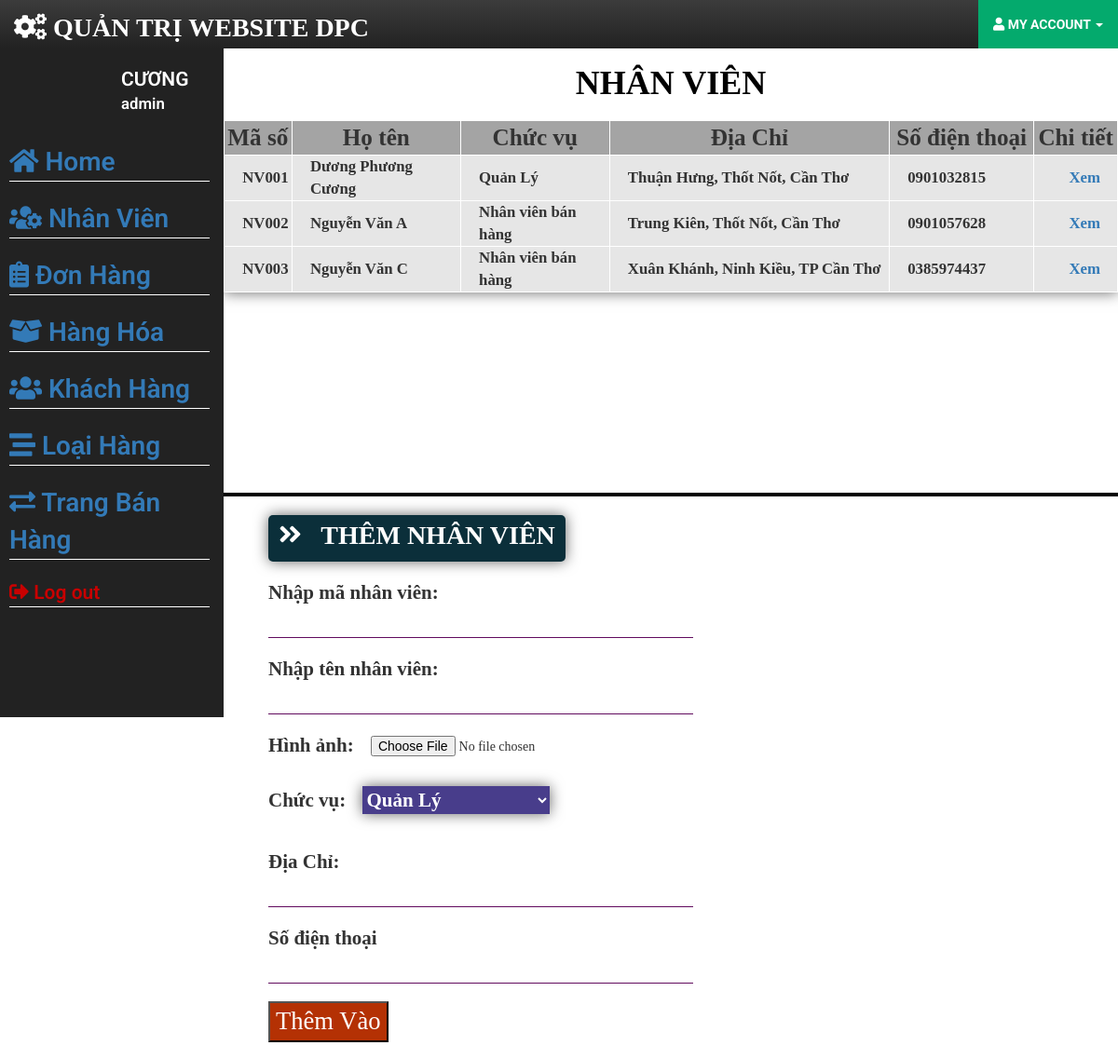
/admin/nhan-vien.php (signed in), run on the app's committed database.
### tables this page shows
CREATE TABLE `nhanvien` (
  `msnv` char(6) NOT NULL,
  `hotennv` varchar(40) NOT NULL,
  `matkhau` char(40) NOT NULL,
  `chucvu` varchar(40) NOT NULL,
  `anhnv` text DEFAULT NULL,
  `diachi` varchar(200) NOT NULL,
  `sodienthoai` char(11) NOT NULL
);

### admin/nhan-vien.php (the view, shortened to what this page needs)
<?php
	$conn = mysqli_connect('localhost', 'root', '', 'dathang') or die ('Không thể kết nối tới database');
?>
<!DOCTYPE html>
<html lang="en">
<head>
	<link rel="stylesheet" href="https://stackpath.bootstrapcdn.com/bootstrap/3.4.1/css/bootstrap.min.css">
	<link rel="stylesheet" href="https://stackpath.bootstrapcdn.com/bootstrap/3.4.1/css/bootstrap-theme.min.css">
  	<link rel="stylesheet" href="https://cdnjs.cloudflare.com/ajax/libs/font-awesome/4.7.0/css/font-awesome.min.css">
  	<link rel="stylesheet" href="https://pro.fontawesome.com/releases/v5.10.0/css/all.css"/>
	<link rel="stylesheet" href="admin.css">
</head>
<body>
	<nav class="navbar navbar-inverse navbar-fixed-top">
		<div class="container-fluid">
			<div class="navbar-brand">
				<i class="fas fa-cogs"></i> <span>quản trị website DPC</span>
			</div>
			<div class="navbar-right">
				<div class="dropdown-admin">
				  <div class="dropbtn-admin">
				  	<i class="fas fa-user"></i> <span>my account</span> <span class="caret"></span>
				  </div>
<?php
	if(isset($_SESSION['loginAdmin']) || isset($_SESSION['loginNV'])){
		if(isset($_SESSION['loginAdmin'])){
			$msadmin = $_SESSION['loginAdmin'];
		} else if(isset($_SESSION['loginNV'])){
			$msadmin = $_SESSION['loginNV'];
		}
		$sql_ad = "select * from nhanvien where msnv = '$msadmin' ";
		$kq = mysqli_query($conn,$sql_ad);
		$row_ad = mysqli_fetch_assoc($kq);
		$name_ad = $row_ad['hotennv'];
		$arr_name = explode(" ",$name_ad);
		$chiso_arr = count($arr_name);
		$name = $arr_name[$chiso_arr -1];
	}
?>
				</div>
			</div>
		</div>
	</nav>
	<div class="container-fluid menu">
		<div class="avatar">
			<a href="my-account-nv.php?ms=<?=$row_ad['msnv']?>"><img src="<?=$row_ad['anhnv']?>" alt=""></a>
			<a class="name" href="my-account-nv.php?ms=<?=$row_ad['msnv']?>"><?php if(isset($_SESSION['loginAdmin']) || isset($_SESSION['loginNV'])){echo $name;}?> <br> <p style="font-size: 0.8em; text-transform: lowercase;"><?php if(isset($_SESSION['loginAdmin'])){echo $row_ad['msnv'];}?></p></a>
		</div>
		<ul class="list-menu">
			<li>
				<a href="admin.php"> <i class="fa fa-home"></i> Home</a>
			</li>
<?php
	if(isset($_SESSION['loginAdmin'])){
?>
			<li>
				<a href="nhan-vien.php"><i class="fas fa-users-cog"></i> Nhân Viên</a>
			</li>
<?php
	}
?>
			<li>
				<a href="dat-hang.php"><i class="fas fa-clipboard-list"></i> Đơn Hàng</a>
			</li>
			<li>
				<a href="hang-hoa.php"> <i class="fas fa-box-open"></i> Hàng Hóa</a>
			</li>
			<li>
				<a href="khach-hang.php"> <i class="fas fa-users"></i> Khách Hàng</a>
			</li>
			<li>
				<a href="loai-hang.php"> <i class="fas fa-stream"></i> Loại Hàng</a>
			</li>
			<li>
				<a href="../client/index.php"> <i class="fas fa-exchange-alt"></i> Trang Bán Hàng</a>
			</li>
			<li class="li-logout">
				<a href="admin.php?log-out-ad"> <i class="fas fa-sign-out-alt"></i> 	Log out</a>
			</li>
		</ul>
	</div>
	<div class="content">
		<div class="title-loaihanghoa">
			<h1>
				nhân viên
			</h1>
		</div>
		<div class="hien-thi-nhan-vien">
			<table class="table-nhan-vien">
				<th>
					Mã số
				</th>
				<th>
					Họ tên
				</th>
				<th>
					Chức vụ
				</th>
				<th>
					Địa Chỉ
				</th>
				<th>
					Số điện thoại
				</th>
				<th>
					Chi tiết
				</th>
<?php
	$sql_select_nv = "select * from nhanvien where msnv != 'ADMIN'";
	$kq_select_all_nv = mysqli_query($conn, $sql_select_nv);
	while($rownv= mysqli_fetch_assoc($kq_select_all_nv)){ ?>
				<tr>
					<td class="td-nv">
						<?=$rownv['msnv']?>
					</td>
					<td>
						<?=$rownv['hotennv']?>
					</td>
					<td>
						<?=$rownv['chucvu']?>
					</td>
					<td>
						<?=$rownv['diachi']?>
					</td>
					<td>
						<?=$rownv['sodienthoai']?>
					</td>
					<td class="xem-nhan-vien">
						<a href="info-nhan-vien.php?chitiet=<?=$rownv['msnv']?>">Xem</a>
					</td>
				</tr>
<?php }
?>
			</table>
		</div>
		<hr class="hr-loai-hang">
		<div class="add-loai-hang">
			<div class="title-add-loai-hang">
				<h3><i class="fas fa-angle-double-right"></i>&ensp; Thêm nhân viên</h3>
			</div>
			<form class="form-add-loai-hang" action="nhan-vien.php" method="post" enctype="multipart/form-data">
				<div class="add-ma-loai">
					<p>Nhập mã nhân viên: </p>
					<input type="text" name="manv" required="">
				</div>
				<div class="add-ten-loai">
					<p>Nhập tên nhân viên:</p>
					<input type="text" name="tennv" required="">
				</div>
				<div class="add-ten-loai-hinh">
					<p>Hình ảnh:</p>
					<input type="file" name="hinh-anh" title="chọn ảnh nhân viên" required="">
				</div>
				<div class="add-ten-loai select-loai-hang">
					<p>Chức vụ:</p>
					<select class="select-1" name="chuc-vu">
						<option value="Quản Lý">
							Quản Lý
						</option>
					</select>
				</div>
				<div class="add-ten-loai">
					<p>Địa Chỉ:</p>
					<input type="text" name="dia-chi" required="">
				</div>
				<div class="add-ten-loai">
					<p>Số điện thoại</p>
					<input type="text" name="sdt" required="">
				</div>
				<button class="btn-add-loai-hang" name="add">Thêm Vào</button>
			</form>
		</div>
	</div>
</body>
</html>

### admin/admin.css (style rules this page uses)
body { font-family: 'Roboto', sans-serif; }
.navbar-inverse { border-bottom: none; }
.navbar-inverse .navbar-brand { font-family: all; font-size: 2em; text-transform: uppercase; font-weight: 700; color: white; cursor: default; }
.dropbtn-admin { background-color: #04AA6D; font-weight: bold; color: white; padding: 16px; text-transform: uppercase; border: none; }
.dropdown-admin { position: relative; display: inline-block; cursor: default; }
.menu { height: 90vh; background-color: #222; width: 20%; float: left; color: white; margin-top: 50px; overflow: scroll; position: fixed; float: left; }
.avatar { margin-top: 20px; display: flex; }
.avatar a { margin-left: 10px; width: 50%; }
.avatar .name { color: white; font-size: 1.5em; text-transform: uppercase; text-decoration: none; font-weight: 600; }
.list-menu { list-style-type: none; }
.list-menu li { margin-top: 20px; border-bottom: 1px solid white; margin-left: -45px; }
.list-menu li a { font-size: 2em; text-decoration: none; font-weight: 600; }
.list-menu .li-logout a { color: #C80000; font-size: 1.5em; }
.content { width: 80%; float: right; margin-top: 50px; }
.title-loaihanghoa { text-align: center; }
.title-loaihanghoa h1 { font-family: all; color: black; font-weight: 600; text-transform: uppercase ; }
.hr-loai-hang { margin-top: 0; border: 2px solid black; }
.add-loai-hang { margin-left: 5%; font-family: all; }
.title-add-loai-hang { border-radius: 5px; background-color: #0B2F3A; height: 50px; box-shadow: 0 0 15px rgba(0,0,0,0.6); width: 35%; text-align: center; }
.add-loai-hang h3 { font-weight:bold; text-transform: uppercase; font-size: 2em; padding-top: 7px; color: white; }
.form-add-loai-hang { margin-top: 2%; }
.form-add-loai-hang p { margin-top: 2%; }
.form-add-loai-hang .add-ma-loai p { font-size: 1.5em; font-weight: bold; }
.form-add-loai-hang .add-ma-loai input, .add-ten-loai input { border: none; outline: none; border-bottom: 1px solid #610B5E; width: 50%; font-size: 1.5em; margin-top: -1%; font-weight: bold; }
.form-add-loai-hang .add-ten-loai p { font-size: 1.5em; font-weight: bold; }
.btn-add-loai-hang { font-size: 1.9em; background-color: #B43104; color: white; margin-top: 2%; margin-bottom: 2%; }
.select-loai-hang { display: flex; }
.select-1 { border: none; box-shadow: 0 0 15px rgba(0,0,0,0.6); font-size: 1.5em; font-weight: bold; background-color: #483D8B; height: 30px; margin: 2%; color: white; }
.form-add-loai-hang .add-ten-loai-hinh { display: flex; }
.form-add-loai-hang .add-ten-loai-hinh p { font-size: 1.5em; font-weight: bold; }
.form-add-loai-hang .add-ten-loai-hinh input { padding-top: 2.5%; margin-left: 2%; outline: none; }
.hien-thi-nhan-vien { height: 50vh; overflow-y: scroll; font-family: all; font-size: 1.2em; font-weight: bold; margin: 2% 0% 0% 0%; }
.hien-thi-nhan-vien .table-nhan-vien { width: 100%; box-shadow: 0 0 15px rgba(0,0,0,0.6); }
.hien-thi-nhan-vien .table-nhan-vien th, .hien-thi-nhan-vien .table-nhan-vien tr td { border: 1px solid white; }
.hien-thi-nhan-vien .table-nhan-vien th { background-color: #A4A4A4; font-size: 1.5em; text-align: center ; }
.hien-thi-nhan-vien .table-nhan-vien tr td { background-color:#E6E6E6 ; padding-left: 2%; }
.xem-nhan-vien { text-align: center; }
.td-nv { text-transform: uppercase; }

### data on the page
nhanvien: hotennv "CƯƠNG", msnv "admin"
nhanvien: msnv "NV001", hotennv "Dương Phương Cương", chucvu "Quản Lý", diachi "Thuận Hưng, Thốt Nốt, Cần Thơ", sodienthoai "0901032815"
nhanvien: msnv "NV002", hotennv "Nguyễn Văn A", chucvu "Nhân viên bán hàng", diachi "Trung Kiên, Thốt Nốt, Cần Thơ", sodienthoai "0901057628"
nhanvien: msnv "NV003", hotennv "Nguyễn Văn C", chucvu "Nhân viên bán hàng", diachi "Xuân Khánh, Ninh Kiều, TP Cần Thơ", sodienthoai "0385974437"
